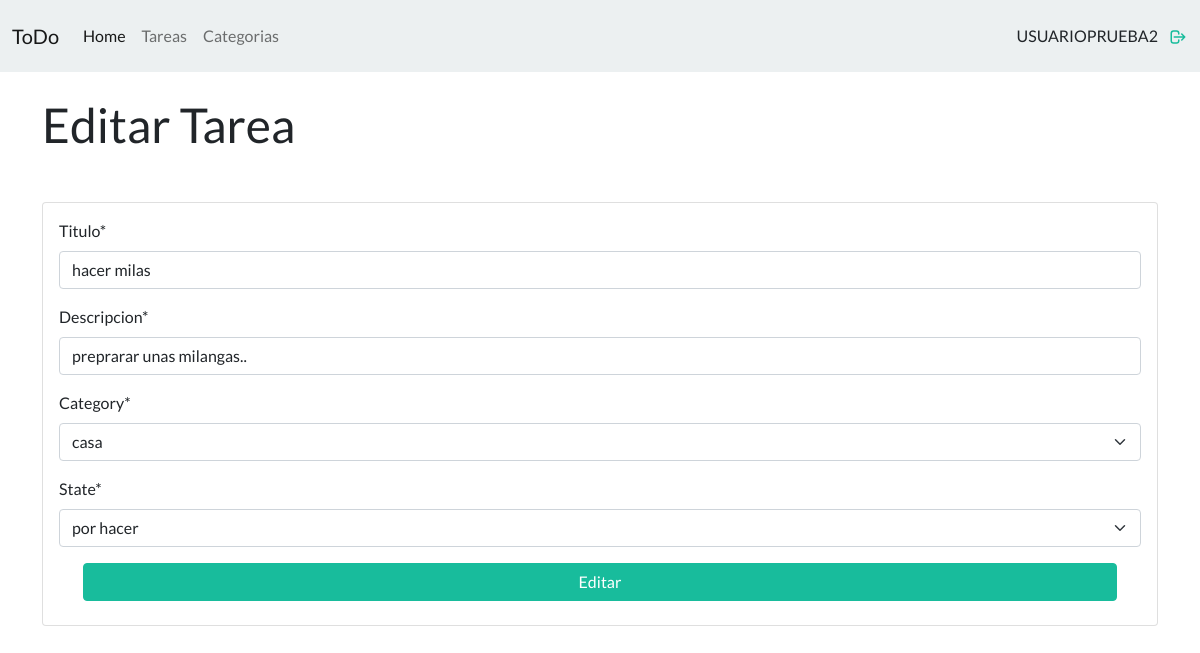
Page /updateTask/1/ (signed in) on the committed database.
### apps/app/models.py (models this page shows, shortened)
class Task(models.Model):
    title=models.CharField(max_length=50)
    description=models.TextField()
    category=models.ForeignKey(Category, on_delete=models.PROTECT, null=False)
    owner=models.ForeignKey(User, on_delete=models.CASCADE, null=False, related_name='tasks')
    create_at=models.DateTimeField(auto_now_add=True)
    state=models.CharField(max_length=15,choices=options_state)

### apps/app/views.py (the view, shortened to what this page needs)
# urls.py: path('updateTask/<id>/', views.updateTask, name='updateTask'  )
def updateTask(request,id):
    task = get_object_or_404(Task,id=id)
    formTask = TaskForm(instance=task)
    return render(request, 'updateTask.html', { 'form': formTask })

### apps/app/forms.py
class TaskForm(forms.ModelForm):
    title = forms.CharField(label='Titulo')
    description = forms.CharField(label='Descripcion')
    class Meta:
        model = Task
        fields = ['title', 'description', 'category', 'state' ]
        help_texts = {k: '' for k in fields}

### apps/app/models.py (called while the page is built)
    def __str__(self):
        return self.name

### apps/app/templates/updateTask.html
{% extends "./base.html" %}
{% block body %}
{% load crispy_forms_tags %}
<div>
    <h1>Editar Tarea</h1>
    <div class="card mt-5">
    <div class="card-body">
        <form action="" method="POST">{% csrf_token %}
            {{ form | crispy }}
         <div class="form-group mx-4 mb-2">
            <button
            type="submit"
            class="btn w-100 btn-success btn-block text-white"
            >Editar</button>
         </div>
        </form>
    </div>
</div>
{% endblock %}

### apps/app/templates/navbar.html (shortened to what this page needs)
{% block nav %}
<nav class="navbar navbar-expand-lg navbar-light bg-light">
    <div class="container-fluid">
      <a class="navbar-brand" href="#">ToDo</a>
      <div class="collapse navbar-collapse" id="navbarTogglerDemo02">
        <ul class="navbar-nav me-auto mb-2 mb-lg-0">
          <li class="nav-item">
            <a class="nav-link active" aria-current="page" href="{% url 'home' %}">Home</a>
          </li>
          <li class="nav-item {% if request.path == url %}active{% endif %}">
            <a href="{% url 'tasks' %}" class="nav-link">Tareas</a>
          </li>
          <li class="nav-item {% if request.path == url %}active{% endif %}">
            <a href="{% url 'categories' %}" class="nav-link ">Categorias</a>
          </li>
        </ul>
        <div class="d-flex">
            {% if user.is_authenticated %}
            <span class="text-uppercase">{{ user.username }}</span>
            <a style="margin-left: 10px; padding-bottom: 1px;"  href="{% url 'logout' %}">
                <svg height="18px" width="20px" fill="none" stroke="currentColor" viewBox="0 0 24 24" xmlns="http://www.w3.org/2000/svg">
                    <path stroke-linecap="round" stroke-linejoin="round" stroke-width="2" d="M17 16l4-4m0 0l-4-4m4 4H7m6 4v1a3 3 0 01-3 3H6a3 3 0 01-3-3V7a3 3 0 013-3h4a3 3 0 013 3v1">
                    </path>
                </svg>
            </a>
            {% else %}
              <a class="btn btn-info" href="{% url 'login' %}">Iniciar Sesion</a>
            {% endif %}
        </div>
      </div>
    </div>
  </nav>
{% endblock %}

### rows in the picture
Task: title "hacer milas", description "preprarar unas milangas..", category "casa", state "por hacer"

### other values in the picture
{{ user.username }} "USUARIOPRUEBA2"
